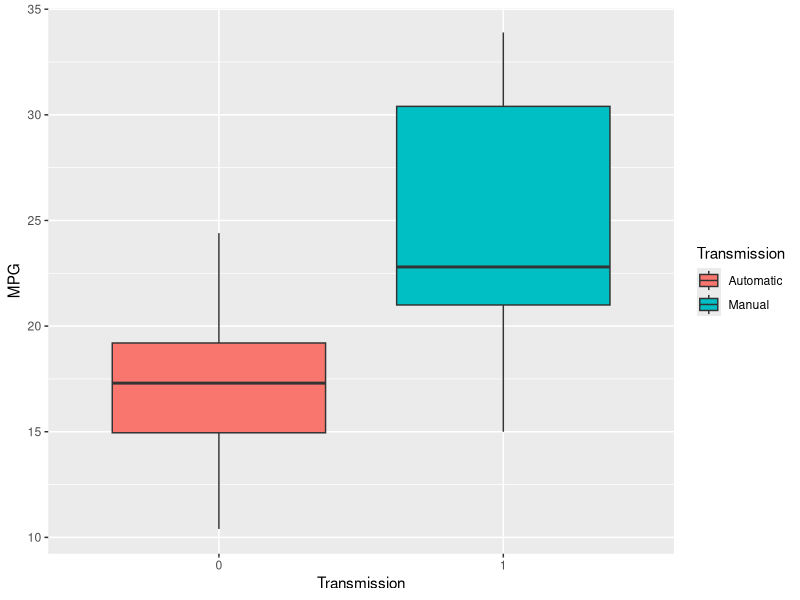
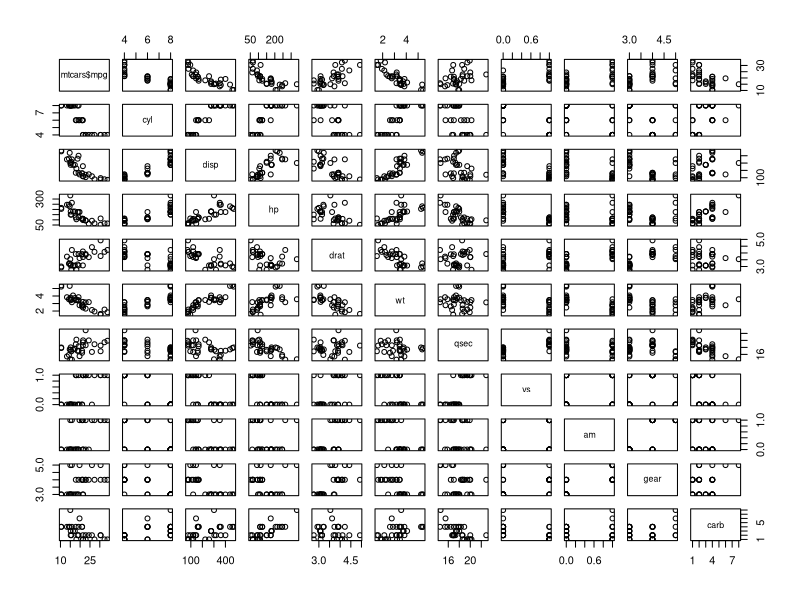
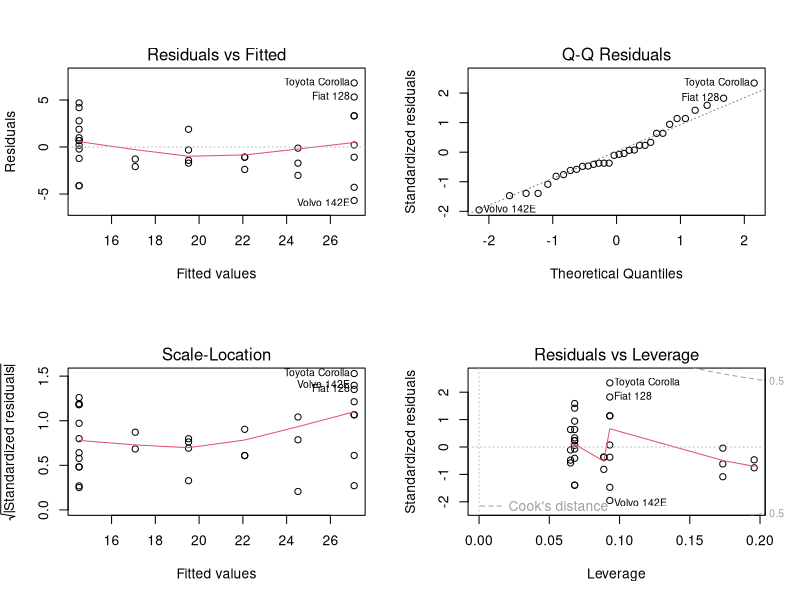

These figures' R source, in order:
## ---- chunk 1
knitr::opts_chunk$set(echo = TRUE)
## ---- chunk 2
library(dplyr)
library(ggplot2)
## ---- chunk 3
str(mtcars)
## ---- chunk 4
summary(mtcars$mpg)
## ---- chunk 5
group_by(mtcars,am) %>% summarise(mean(mpg),sd(mpg)) %>% as.data.frame()
## ---- chunk 6
mtcarsAutomatic <- mtcars[mtcars$am==0,]

mtcarsManual <- mtcars[mtcars$am==1,]

t.test(mtcarsAutomatic$mpg,mtcarsManual$mpg,paired = FALSE)
## ---- chunk 7
correlation <- as.data.frame(cor(mtcars$cyl,mtcars$disp))
correlation <- as.data.frame(rbind(correlation, cor(mtcars$cyl,mtcars$hp)))
correlation <- as.data.frame(rbind(correlation,cor(mtcars$cyl,mtcars$wt)))
names(correlation) <- "Correlation"
correlation
## ---- chunk 8
fit1 <- lm(mpg~factor(am),mtcars)
CoefFit1 <- summary(fit1)$coef
## ---- chunk 9
fit2 <- lm(mpg~factor(am)+cyl,mtcars)
CoefFit2 <- summary(fit2)$coef
## ---- chunk 10
anova(fit1,fit2)
## ---- chunk 11
fit8 <- lm(mpg~factor(am)+cyl+wt,mtcars)
## ---- chunk 12
fit9 <- lm(mpg~factor(am)+cyl+wt+cyl*wt,mtcars)
## ---- chunk 13
ggplot(mtcars,aes(x=factor(mtcars$am),y=mtcars$mpg,fill=factor(mtcars$am))) +
  geom_boxplot()+ 
  scale_fill_discrete(name = "Transmission", labels = c("Automatic", "Manual"))+
  xlab("Transmission") + ylab("MPG")
## ---- chunk 14
pairs(mtcars$mpg ~ .,data=mtcars)
## ---- chunk 15
fit3 <- lm(mpg~factor(am)+cyl+drat,mtcars)
anova(fit1,fit2,fit3)
## ---- chunk 16
fit4 <- lm(mpg~factor(am)+cyl+qsec,mtcars)
anova(fit1,fit2,fit4)
## ---- chunk 17

fit5 <- lm(mpg~factor(am)+cyl+factor(vs),mtcars)
anova(fit1,fit2,fit5)
## ---- chunk 18

fit6 <- lm(mpg~factor(am)+cyl+factor(gear),mtcars)
anova(fit1,fit2,fit6)
## ---- chunk 19

fit7 <- lm(mpg~factor(am)+cyl+factor(carb),mtcars)
anova(fit1,fit2,fit7)
## ---- chunk 20
FittedMPGs <- as.integer(predict(fit2))
mtcars <- mutate(mtcars,FittedMPGs)
mtcars
## ---- chunk 21
  par(mfrow=c(2,2))
  plot(fit2)
